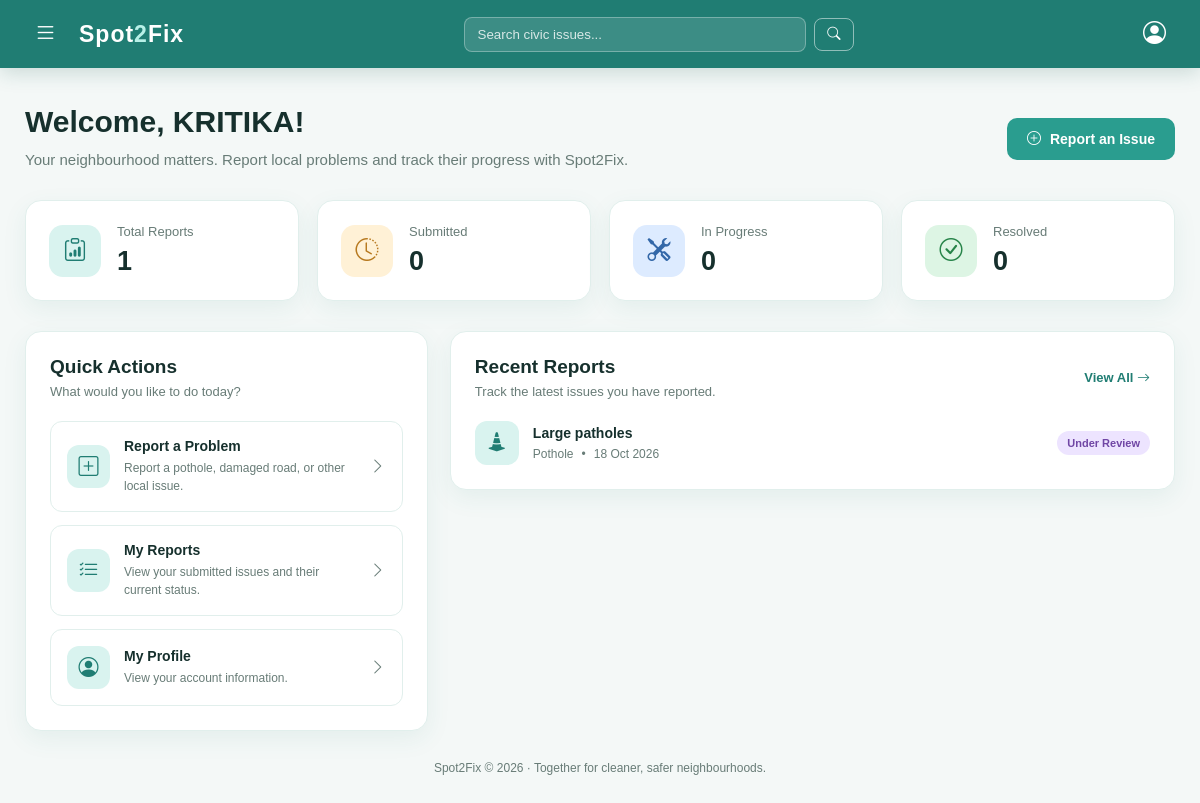
/citizen/dashboard/ (signed in), run on an earlier commit of the app's database.
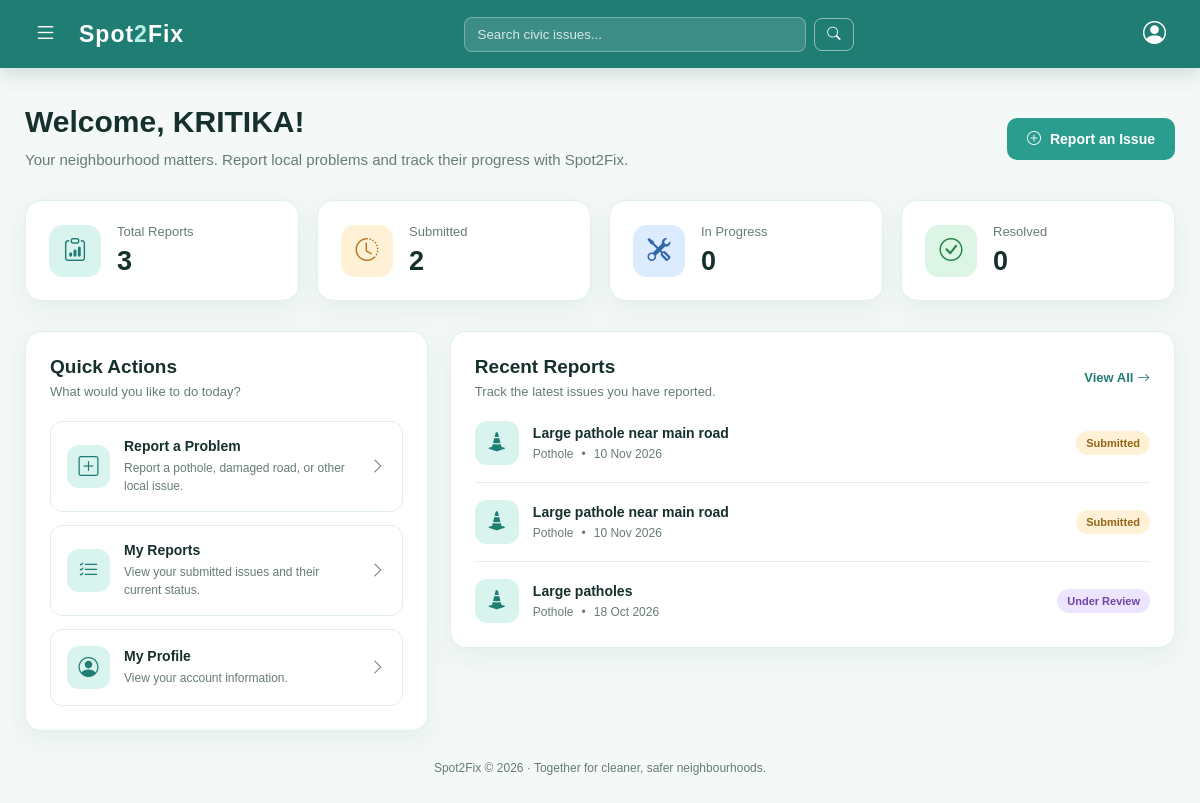
And on a later commit of the database.
### app1/models.py (models this page shows, shortened)
class Issue(models.Model):
    CATEGORY_CHOICES = [
        ('pothole', 'Pothole'),
        ('damaged_road', 'Damaged Road'),
        ('waterlogging', 'Waterlogging'),
        ('garbage', 'Garbage'),
        ('other', 'Other'),
    ]
    STATUS_CHOICES = [
        ('submitted', 'Submitted'),
        ('under_review', 'Under Review'),
        ('in_progress', 'In Progress'),
        ('resolved', 'Resolved'),
    ]
    PRIORITY_CHOICES = [
        ('low', 'Low'),
        ('medium', 'Medium'),
        ('high', 'High'),
    ]
    user = models.ForeignKey(
        User, on_delete=models.CASCADE, related_name='issues'
    )
    title = models.CharField(max_length=200)
    description = models.TextField()
    category = models.CharField(
        max_length=30, choices=CATEGORY_CHOICES
    )
    photo = models.ImageField(upload_to='issues/', blank=True, null=True)
    latitude = models.FloatField(blank=True, null=True)
    longitude = models.FloatField(blank=True, null=True)
    priority = models.CharField(
        max_length=10, choices=PRIORITY_CHOICES, default='medium'
    )
    status = models.CharField(
        max_length=20, choices=STATUS_CHOICES, default='submitted'
    )
    created_at = models.DateTimeField(auto_now_add=True)

### app1/views.py (the view)
# urls.py: path('citizen/dashboard/', views.citizen_dashboard, name='citizen_dashboard'),
@login_required
def citizen_dashboard(request):
    try:
        role = request.user.profile.role
    except Profile.DoesNotExist:
        logout(request)
        return redirect("loginuser")
    issues = Issue.objects.filter(
        user=request.user
    ).order_by("-created_at")
    status_counts = {
        "submitted": issues.filter(status="submitted").count(),
        "under_review": issues.filter(status="under_review").count(),
        "in_progress": issues.filter(status="in_progress").count(),
        "resolved": issues.filter(status="resolved").count(),
    }
    context = {
        "total_issues": issues.count(),
        "status_counts": status_counts,
        "recent_issues": issues[:5],
    }
    return render(
        request,
        "project1/citizen_dashboard.html",
        context
    )

### app1/templates/project1/citizen_dashboard.html (shortened to what the changed rows need)
{% load static %}
<!DOCTYPE html>
<html lang="en">
<head>
    <link rel="stylesheet"
          href="https://cdn.jsdelivr.net/npm/bootstrap-icons@1.11.3/font/bootstrap-icons.min.css">
</head>
<body>
    {% include 'project1/navbar.html' %}
    <main class="dashboard-container">
        <section class="welcome-section">
            <div class="welcome-text">
                <h1>
                    Welcome, {{ request.user.first_name|default:request.user.username }}!
                </h1>
            </div>
        </section>
        <section class="stats-grid">
            <div class="stat-card">
                <div class="stat-info">
                    <p>Total Reports</p>
                    <h2>{{ total_issues|default:0 }}</h2>
                </div>
            </div>
            <div class="stat-card">
                <div class="stat-info">
                    <p>Submitted</p>
                    <h2>{{ status_counts.submitted|default:0 }}</h2>
                </div>
            </div>
            <div class="stat-card">
                <div class="stat-info">
                    <h2>{{ status_counts.in_progress|default:0 }}</h2>
                </div>
            </div>
            <div class="stat-card">
                <div class="stat-info">
                    <h2>{{ status_counts.resolved|default:0 }}</h2>
                </div>
            </div>
        </section>
        <section class="content-grid">
            <div class="section-card">
                <div class="section-heading">
                    <div>
                        <h2>Quick Actions</h2>
                    </div>
                </div>
            </div>
            <div class="section-card">
                <div class="section-heading">
                    <div>
                        <h2>Recent Reports</h2>
                    </div>
                </div>
                {% if recent_issues %}
                    <div class="issue-list">
                        {% for issue in recent_issues %}
                            <div class="issue-item">
                                <div class="issue-icon">
                                    {% if issue.category == 'pothole' %}
                                        <i class="bi bi-cone-striped"></i>
                                    {% elif issue.category == 'damaged_road' %}
                                        <i class="bi bi-cone"></i>
                                    {% elif issue.category == 'waterlogging' %}
                                        <i class="bi bi-droplet"></i>
                                    {% elif issue.category == 'garbage' %}
                                        <i class="bi bi-trash3"></i>
                                    {% else %}
                                        <i class="bi bi-exclamation-circle"></i>
                                    {% endif %}
                                </div>
                                <div class="issue-details">
                                    <h3>{{ issue.title }}</h3>
                                    <div class="issue-meta">
                                        <span>{{ issue.get_category_display }}</span>
                                        <span>•</span>
                                        <span>{{ issue.created_at|date:"d M Y" }}</span>
                                    </div>
                                </div>
                                <span class="status status-{{ issue.status }}">
                                    {{ issue.get_status_display }}
                                </span>
                            </div>
                        {% endfor %}
                    </div>
                {% endif %}
            </div>
        </section>
    </main>
</body>
</html>

What changed in the data, as far as the page shows it:
added Issue: title "Large pathole near main road", category "Pothole", created_at "10 Nov 2026", status "Submitted"
added Issue: title "Large pathole near main road", category "Pothole", created_at "10 Nov 2026", status "Submitted"
Also different on the page:
{{ total_issues|default:0 }}: "1" → "3"
{{ status_counts.submitted|default:0 }}: "0" → "2"
